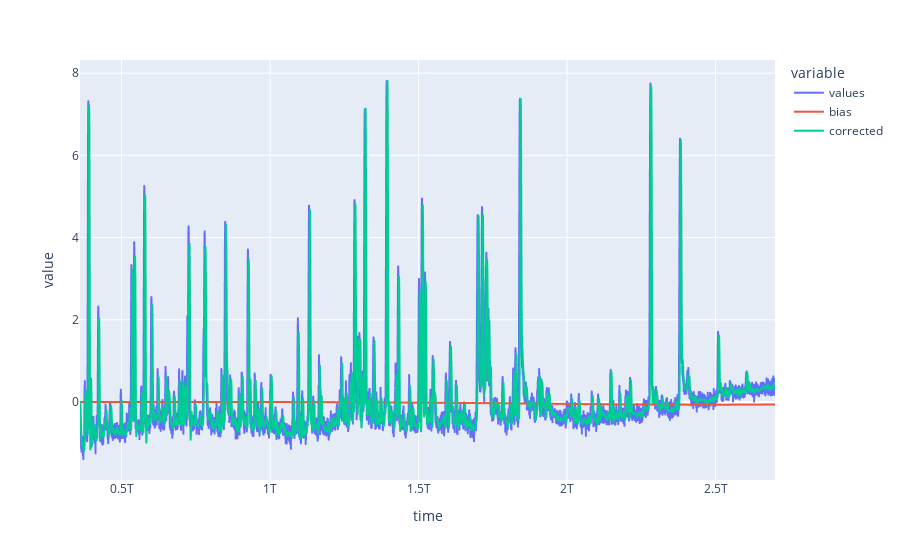

Write notebook code for a chart like this one.
### Markdown cell above
Filtrage haute fréquence pour éliminer le bruit

### Code cell
df['corrected'] = butter_lowpass_filter(df['values'], NOISE_FREQ, 1/PERIOD*1000)
df.plot()

### Figure 1 — Plotly figure (JSON) as saved in the notebook; plotly's stock layout.template omitted (floating-point values rounded to 4 significant figures; data arrays with more than 128 entries replaced by an {"elided": "..."} marker saying what was removed)
{"data": [{"hovertemplate": "variable=values<br>time=%{x}<br>value=%{y}<extra></extra>", "legendgroup": "values", "line": {"color": "#636efa", "dash": "solid"}, "mode": "lines", "name": "values", "showlegend": true, "type": "scattergl", "x": {"elided": "6608 int values"}, "xaxis": "x", "y": {"elided": "6608 float values"}, "yaxis": "y"}, {"hovertemplate": "variable=bias<br>time=%{x}<br>value=%{y}<extra></extra>", "legendgroup": "bias", "line": {"color": "#EF553B", "dash": "solid"}, "mode": "lines", "name": "bias", "showlegend": true, "type": "scattergl", "x": {"elided": "6608 int values"}, "xaxis": "x", "y": {"elided": "6608 float values"}, "yaxis": "y"}, {"hovertemplate": "variable=corrected<br>time=%{x}<br>value=%{y}<extra></extra>", "legendgroup": "corrected", "line": {"color": "#00cc96", "dash": "solid"}, "mode": "lines", "name": "corrected", "showlegend": true, "type": "scattergl", "x": {"elided": "6608 int values"}, "xaxis": "x", "y": {"elided": "6608 float values"}, "yaxis": "y"}], "layout": {"legend": {"title": {"text": "variable"}, "tracegroupgap": 0}, "margin": {"t": 60}, "xaxis": {"anchor": "y", "domain": [0, 1], "title": {"text": "time"}}, "yaxis": {"anchor": "x", "domain": [0, 1], "title": {"text": "value"}}}}
